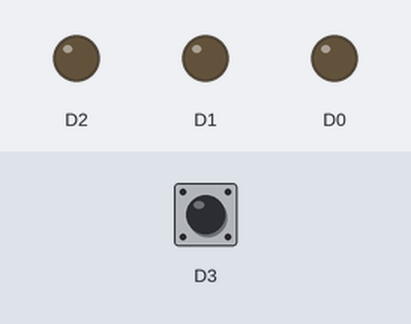
The sketch below on a simulated ESP8266 (NodeMCU). On the bench: output pins drawn as LEDs (lit = HIGH). Dashed ring = blinking. The test bench sets the inputs (shaded band); at power-on: D3 HIGH.

Above: at 1.2 s.
1.3 s: D3 pulsed LOW 5 times (0.12 s each, 0.3 s apart)
At 1.57 s:
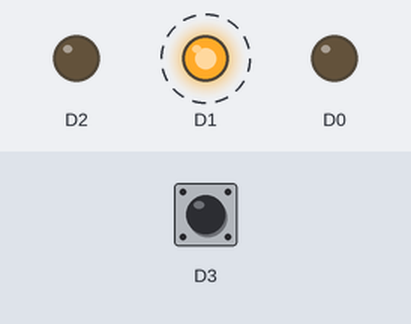
At 3.7 s:
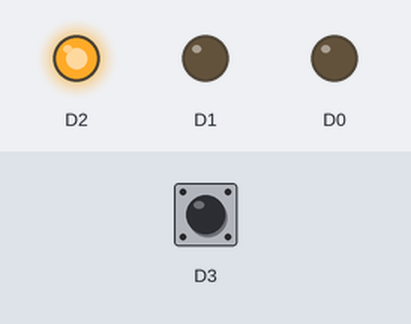
Timing chart, 0 to 5.2 s (numbered marks = the images above; inputs shaded):
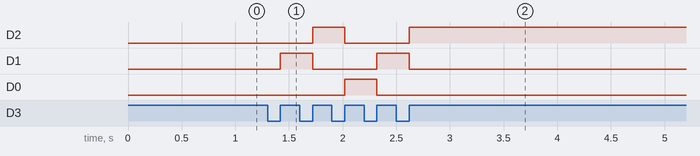

Measured:
- after the input at 1.3 s, D2: LOW → HIGH after 0.42 s, → LOW 0.30 s later, → HIGH 0.60 s later; D1: alternates HIGH for 0.30 s and LOW for 0.60 s, 4 changes in all, then stays LOW, starting after 0.12 s; D0: LOW → HIGH after 0.72 s, → LOW 0.30 s later

The sketch:

4.ino
```cpp
volatile int currentLED = D0;

void setup() {
  pinMode(D0, OUTPUT);
  pinMode(D1, OUTPUT);
  pinMode(D2, OUTPUT);
  attachInterrupt(D3, buttonInterrupt, RISING);

}

void loop() {

}

void buttonInterrupt() {
  currentLED = getNextLED(currentLED);
  updateLED(currentLED);
}


int getNextLED(int current) {
  if (current == D0) {
    return D1;
  } else if (current == D1) {
    return D2;
  } else {
    return D0;
  }
}


void updateLED(int current) {

  digitalWrite(D0, LOW);
  digitalWrite(D1, LOW);
  digitalWrite(D2, LOW);

  digitalWrite(current, HIGH);
}
```
